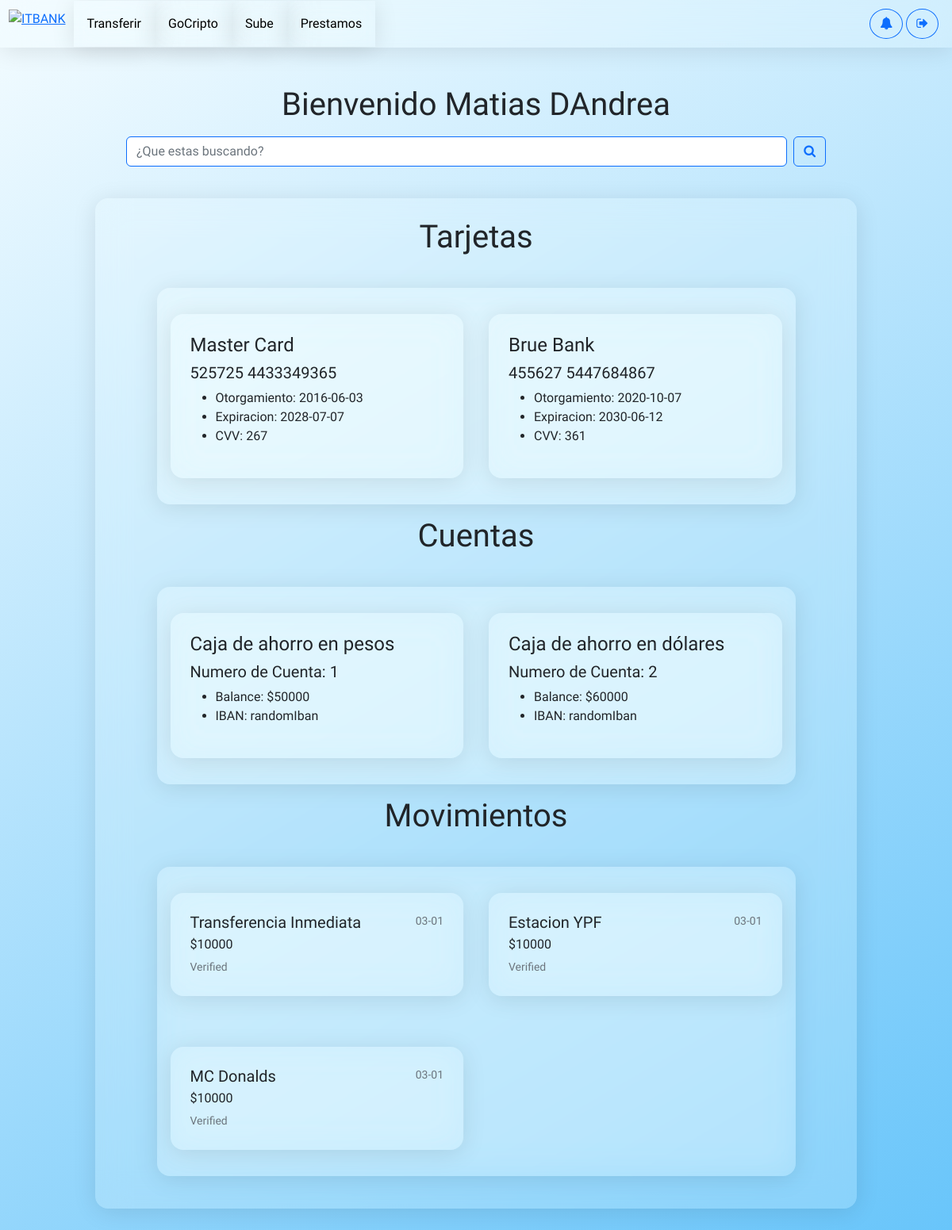
/Cuentas/ (signed in), run on the app's committed database.
### Tarjetas/models.py (models this page shows)
class Tarjetas(models.Model):
    tarjetas_id = models.AutoField(db_column='Tarjetas_id', primary_key=True, blank=True, null=False)  # Field name made lowercase.
    tarjeta_numero = models.TextField(db_column='Tarjeta_Numero', unique=True)  # Field name made lowercase.
    tarjeta_cvv = models.TextField(db_column='Tarjeta_CVV')  # Field name made lowercase.
    tarjeta_fecha_otorgamiento = models.TextField(db_column='Tarjeta_Fecha_Otorgamiento')  # Field name made lowercase.
    tarjeta_fecha_expiracion = models.TextField(db_column='Tarjeta_Fecha_Expiracion')  # Field name made lowercase.
    tarjeta_tipo = models.TextField(db_column='Tarjeta_tipo')  # Field name made lowercase.
    ttarjetas = models.ForeignKey(Marcastarjetas, models.DO_NOTHING, db_column='TTarjetas_id')  # Field name made lowercase.
    customer = models.ForeignKey(Cliente, models.DO_NOTHING)
    asignacion = models.TextField(db_column='Asignacion')  # Field name made lowercase.
    class Meta:
        managed = True
        db_table = 'Tarjetas'

class Marcastarjetas(models.Model):
    ttarjetas_id = models.AutoField(db_column='TTarjetas_id', primary_key=True, blank=True, null=False)  # Field name made lowercase.
    ttarjetas_marca = models.TextField(db_column='TTarjetas_Marca')  # Field name made lowercase.
    class Meta:
        managed = True
        db_table = 'MarcasTarjetas'

### Cuentas/models.py (models this page shows)
class Cuenta(models.Model):
    account_id = models.AutoField(primary_key=True)
    customer_id = models.ForeignKey(Cliente,on_delete=models.CASCADE)
    balance = models.IntegerField()
    iban = models.TextField()
    tcuenta_id = models.ForeignKey(Tipocuenta,on_delete=models.CASCADE)
    class Meta:
        managed = True
        db_table = 'cuenta'

class Tipocuenta(models.Model):
    tcuenta_id = models.AutoField(db_column='TCuenta_id', primary_key=True)  # Field name made lowercase.
    tcuenta_tipo = models.TextField(db_column='TCuenta_tipo')  # Field name made lowercase.
    class Meta:
        managed = True
        db_table = 'TipoCuenta'

class Movimientos(models.Model):
    cuenta_id = models.AutoField(db_column='Cuenta_id', primary_key=True, blank=True, null=False)  # Field name made lowercase.
    numcuenta = models.IntegerField(db_column='NumCuenta')  # Field name made lowercase.
    monto = models.IntegerField(db_column='Monto')  # Field name made lowercase.
    tipo_operacion = models.TextField(db_column='Tipo_Operacion')  # Field name made lowercase.
    hora = models.TextField(db_column='HORA')  # Field name made lowercase.
    class Meta:
        managed = True
        db_table = 'Movimientos'

### Cuentas/views.py (the view)
# urls.py: path('',views.CuentasPackage.cuenta,name="cuenta"),
    @login_required
    def cuenta(request):
        user    = request.user
        cliente = Cliente.objects.get(customer_id = user.id)
        nombre = f"{cliente.customer_name} {cliente.customer_surname}"
        cuenta = Cuenta.objects.filter(customer_id = user.id)
        tarjetas = Tarjetas.objects.filter(customer_id = user.id)
        movimientos = Movimientos.objects.filter(numcuenta = user.id)
        content = {
            "nombre": nombre,
            "cuentas":cuenta,
            "tarjetas":tarjetas,
            "movimientos":movimientos
        }
        return render(request,"Cuentas/cuenta.html",{'content':content})

### Cuentas/templates/Cuentas/cuenta.html (shortened to what this page needs)
<!DOCTYPE html>
<html lang="en">
<head>
    {% load static %}
    <link href='https://css.gg/bell.css' rel='stylesheet'>
    <link
      href="https://cdn.jsdelivr.net/npm/bootstrap@5.2.0-beta1/dist/css/bootstrap.min.css"
      rel="stylesheet"
    />
    <link rel="stylesheet" href="https://cdnjs.cloudflare.com/ajax/libs/font-awesome/4.7.0/css/font-awesome.min.css">
    <link rel="stylesheet" href="{% static 'Cuentas/css/cuenta.css' %}">
</head>
<body>
    <header class="encabezado">
        <div class="segundoEncabezado">
            <div class="logo">
                <a href="{% url 'cuenta' %}"><img class="img-logo" src="{% static 'Prestamos/img/Logo.png' %}" alt="ITBANK" /></a>
            </div>
            <nav class="menu">
                <ul class="nav text-small">
                  <li>
                    <a href="" class="nav-link hov">Transferir</a>
                  </li>
                  <li>
                    <a href="" class="nav-link hov">GoCripto</a>
                  </li>
                  <li>
                    <a href="" class="nav-link hov">Sube</a>
                  </li>
                  <li>
                    <a href="{% url 'prestamos' %}" class="nav-link hov">Prestamos</a>
                  </li>
                </ul>
              </nav>
        </div>
        <div class="logout">
            <button type="button" class="btn btn-outline-primary border-2 rounded-circle"><i class="fa fa-bell"></i></button>
            <a href="{% url 'logout' %}"><button type="button" class="btn btn-outline-primary border-2 rounded-circle"><i class="fa fa-sign-out"></i></button></a>
        </div>
    </header>
    <main>
        <h1>Bienvenido {{content.nombre}}</h1>
        <div class="col-12 d-none d-sm-block">
            <nav class="navbar navbar-light">
                <div class="container-fluid align-items-center justify-content-center">
                  <form class="d-flex w-75">
                    <input class="form-control me-2 border-2 border-primary" type="search" placeholder="¿Que estas buscando?" aria-label="Search ">
                    <button class="btn btn-outline-primary border-2" type="submit"><i class="fa fa-search"></i></button>
                  </form>
                </div>
              </nav>
        </div>
        <div class="seccion">
                <h1>Tarjetas</h1>
                <div class="seccion3">
                    {% for cards in content.tarjetas %}
                    <div class="seccion2">
                        <div class="">
                            <div class="">
                                <h4>{{cards.ttarjetas.ttarjetas_marca}}</h4>
                                <h5>{{cards.tarjeta_numero}}</h5>
                            </div>
                            <div class="">
                                <ul>
                                    <li>Otorgamiento: {{cards.tarjeta_fecha_otorgamiento}}</li>
                                    <li>Expiracion: {{cards.tarjeta_fecha_expiracion}}</li>
                                    <li>CVV: {{cards.tarjeta_cvv}} </li>
                                </ul>
                            </div>
                        </div>
                    </div>
                    {% endfor %}
                </div>
                <h1>Cuentas</h1>
                <div class="seccion3">
                    {% for cards in content.cuentas %}
                    <div class="seccion2">
                        <div class="">
                            <div class="">
                                <h4>{{cards.tcuenta_id.tcuenta_tipo}}</h4>
                                <h5>Numero de Cuenta: {{cards.account_id}}</h5>
                            </div>
                            <div class="">
                                <ul>
                                    <li>Balance: ${{cards.balance}}</li>
                                    <li>IBAN: {{cards.iban}}</li>
                                </ul>
                            </div>
                        </div>
                    </div>
                    {% endfor %}
                </div>
                <h1>Movimientos</h1>
                <div class="seccion3">
                    {% for gastos in content.movimientos %}
                    <div class="seccion2">
                        <a href="#" class="list-group-item list-group-item-action border-2 rounded border-primary">
                        <div class="d-flex w-100 justify-content-between border-2">
                            <h5 class="mb-1">{{gastos.tipo_operacion}}</h5>
                            <small class="text-muted">{{gastos.hora}}</small>
                        </div>
                            <p class="mb-1">${{gastos.monto}}</p>
                            <small class="text-muted">Verified</small>
                        </a>
                    </div>
                    {% endfor %}
                </div>
            </div>
    </main>
</body>
</html>

### Cuentas/static/Cuentas/css/cuenta.css (style rules this page uses)
* { box-sizing: border-box; margin: 0; padding: 0; font-family: "BIZ UDPGothic", sans-serif; }
body { background: linear-gradient(150deg, #f4fcff, #0da1f7, #3e3b50); background-size: 400% 300%; animation: bgGradient 5s ease infinite; }
.img-logo { width: 7em; }
.logo { padding: 10px; display: flex; justify-content: center; }
.nav-link { margin: 0; color: black; text-decoration: none; font-size: 1em; padding: 1em; background: rgba(244, 252, 255, 0.0); box-shadow: 0 4px 30px rgba(0, 0, 0, 0.1); backdrop-filter: blur(20px); -webkit-backdrop-filter: blur(20px); border: 1px solid rgba(244, 252, 255, 0); }
.encabezado { display: flex; justify-content: space-between; align-items: center; flex-wrap: wrap; background: rgba(244, 252, 255, 0.20); box-shadow: 0 4px 30px rgba(0, 0, 0, 0.1); backdrop-filter: blur(20px); -webkit-backdrop-filter: blur(20px); border: 1px solid rgba(244, 252, 255, 0); }
.segundoEncabezado { display: flex; }
.logout { margin-right: 1em; }
.seccion { display: flex; flex-direction: column; align-items: center; width: 80%; padding: 1.5em; margin-top: 2em; margin-bottom: 2em; background: rgba(244, 252, 255, 0.20); border-radius: 16px; box-shadow: 0 4px 30px rgba(0, 0, 0, 0.1); backdrop-filter: blur(20px); -webkit-backdrop-filter: blur(20px); border: 1px solid rgba(244, 252, 255, 0); }
.seccion2 { margin: 1em; padding: 1.5em; margin-top: 2em; margin-bottom: 2em; background: rgba(244, 252, 255, 0.20); border-radius: 16px; box-shadow: 0 4px 30px rgba(0, 0, 0, 0.1); backdrop-filter: blur(20px); -webkit-backdrop-filter: blur(20px); border: 1px solid rgba(244, 252, 255, 0); }
.seccion3 { display: grid; grid-template-columns: 1fr 1fr; min-width: 805px; background: rgba(244, 252, 255, 0.20); border-radius: 16px; box-shadow: 0 4px 30px rgba(0, 0, 0, 0.1); backdrop-filter: blur(20px); -webkit-backdrop-filter: blur(20px); border: 1px solid rgba(244, 252, 255, 0); margin-bottom: 1em; }
main { display: flex; flex-direction: column; align-items: center; }
div h1 { text-align: center; margin-bottom: 1em; }
header { margin-bottom: 3em; }
body h1 { text-align: center; }

### data on the page
Tarjetas: ttarjetas.ttarjetas_marca "Master Card", tarjeta_numero "525725 4433349365", tarjeta_fecha_otorgamiento "2016-06-03", tarjeta_fecha_expiracion "2028-07-07", tarjeta_cvv "267"
Tarjetas: ttarjetas.ttarjetas_marca "Brue Bank", tarjeta_numero "455627 5447684867", tarjeta_fecha_otorgamiento "2020-10-07", tarjeta_fecha_expiracion "2030-06-12", tarjeta_cvv "361"
Cuenta: tcuenta_id.tcuenta_tipo "Caja de ahorro en pesos", account_id "1", balance "50000", iban "randomIban"
Cuenta: tcuenta_id.tcuenta_tipo "Caja de ahorro en dólares", account_id "2", balance "60000", iban "randomIban"
Movimientos: tipo_operacion "Transferencia Inmediata", hora "03-01", monto "10000"
Movimientos: tipo_operacion "Estacion YPF", hora "03-01", monto "10000"
Movimientos: tipo_operacion "MC Donalds", hora "03-01", monto "10000"

### other printed values
{{ content.nombre }} "Matias DAndrea"
